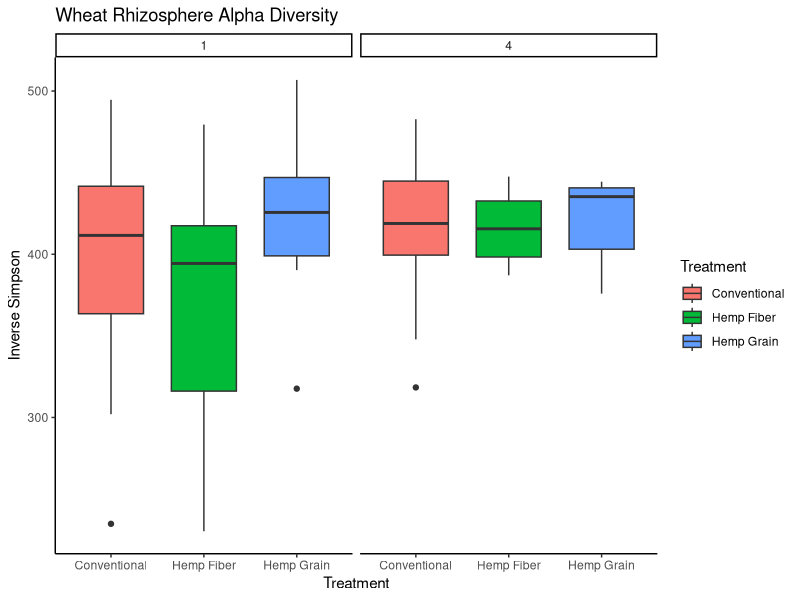
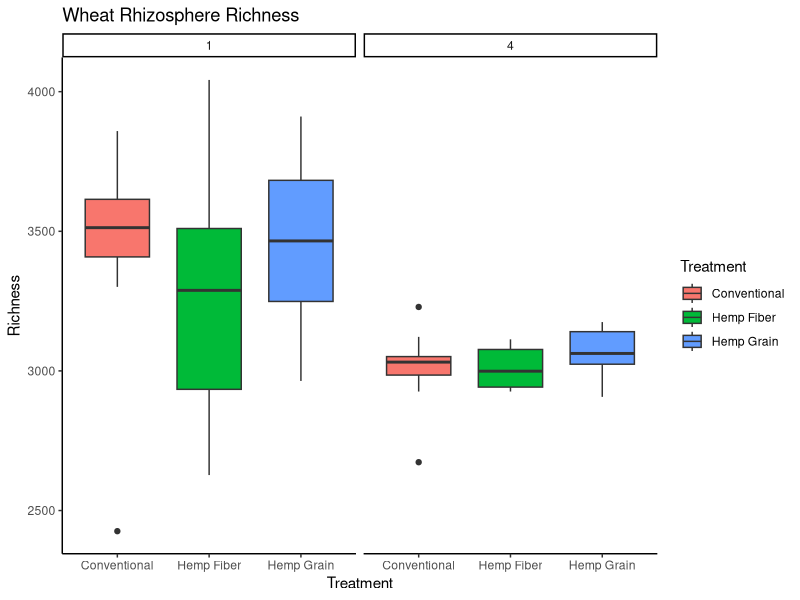

Here is the R script that generated these plots, in order:
library(tidyverse)
library(readxl)
metadata = read_csv(file="Metadata.csv")
AlphaDiversity = read_csv(file="alphatotal.summary.csv")
Mixed = inner_join(metadata, AlphaDiversity, by=c('group'))

alphaplot = ggplot(Mixed, aes(x = Treatment, y = invsimpson, fill=Treatment)) +
  geom_boxplot(width=0.7) +
  facet_wrap(~Year) +
  theme(axis.text.y = element_text(colour = "black", size = 12, face = "bold"), 
        axis.text.x = element_text(colour = "black", face = "bold", size = 12), 
        legend.text = element_text(size = 20, face ="bold", colour ="black"), 
        legend.position = "right", axis.title.y = element_text(face = "bold", size = 14), 
        axis.title.x = element_text(face = "bold", size = 14, colour = "black"), 
        legend.title = element_text(size = 14, colour = "black", face = "bold"), 
        panel.background = element_blank(), panel.border = element_rect(colour = "black", fill = NA, size = 1.2),
        legend.key=element_blank()) +  
  labs(x = "Treatment", colour = "Treatment", y = "Inverse Simpson")+ 
  ggtitle("Wheat Rhizosphere Alpha Diversity") + theme(plot.title = element_text(size=20, hjust = 0.5)) +
  theme_classic()
alphaplot

richnessplot = ggplot(Mixed, aes(x = Treatment, y = sobs, fill=Treatment)) +
  geom_boxplot(width=0.7) +
  facet_wrap(~Year) +
  theme(axis.text.y = element_text(colour = "black", size = 12, face = "bold"), 
        axis.text.x = element_text(colour = "black", face = "bold", size = 12), 
        legend.text = element_text(size = 20, face ="bold", colour ="black"), 
        legend.position = "right", axis.title.y = element_text(face = "bold", size = 14), 
        axis.title.x = element_text(face = "bold", size = 14, colour = "black"), 
        legend.title = element_text(size = 14, colour = "black", face = "bold"), 
        panel.background = element_blank(), panel.border = element_rect(colour = "black", fill = NA, size = 1.2),
        legend.key=element_blank()) +  
  labs(x = "Treatment", colour = "Treatment", y = "Richness")+ 
  ggtitle("Wheat Rhizosphere Richness") + theme(plot.title = element_text(size=20, hjust = 0.5)) +
  theme_classic()
richnessplot

Conventional = subset(Mixed, Treatment == "Conventional")
Fiber = subset(Mixed, Treatment == "Hemp Fiber")
Grain = subset(Mixed, Treatment == "Hemp Grain")

aovConvdiv = aov(invsimpson ~ Year, data = Conventional)
summary(aovConvdiv)
aovConvrich = aov(sobs ~ Year, data = Conventional)
summary(aovConvrich)

aovFibdiv = aov(invsimpson ~ Year, data = Fiber)
summary(aovFibdiv)
aovFibrich = aov(sobs ~ Year, data = Fiber)
summary(aovFibrich)

aovGraindiv = aov(invsimpson ~ Year, data = Grain)
summary(aovGraindiv)
aovGrainrich = aov(sobs ~ Year, data = Grain)
summary(aovGrainrich)


Year1 = subset(Mixed, Year == "1")
Year4 = subset(Mixed, Year == "4")

aovY1div = aov(invsimpson ~ Treatment, data=Year1)
summary(aovY1div)
aovY1rich = aov(sobs~Treatment, data=Year1)
summary(aovY1rich)
aovY4div = aov(invsimpson ~ Treatment, data=Year4)
summary(aovY4div)
aovY4rich = aov(sobs~Treatment, data=Year4)
summary(aovY4rich)

